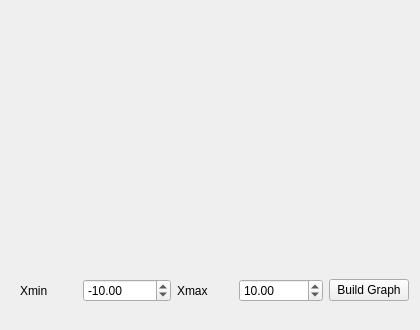
<?xml version="1.0" encoding="UTF-8"?>
<ui version="4.0">
 <class>ViewGraph</class>
 <widget class="QWidget" name="ViewGraph">
  <property name="geometry">
   <rect>
    <x>0</x>
    <y>0</y>
    <width>420</width>
    <height>330</height>
   </rect>
  </property>
  <property name="windowTitle">
   <string>ViewGraph</string>
  </property>
  <widget class="QCustomPlot" name="graph" native="true">
   <property name="geometry">
    <rect>
     <x>50</x>
     <y>30</y>
     <width>291</width>
     <height>221</height>
    </rect>
   </property>
   <widget class="QLabel" name="label_error">
    <property name="geometry">
     <rect>
      <x>95</x>
      <y>175</y>
      <width>111</width>
      <height>20</height>
     </rect>
    </property>
    <property name="text">
     <string/>
    </property>
   </widget>
  </widget>
  <widget class="QWidget" name="horizontalLayoutWidget">
   <property name="geometry">
    <rect>
     <x>20</x>
     <y>270</y>
     <width>389</width>
     <height>41</height>
    </rect>
   </property>
   <layout class="QHBoxLayout" name="horizontalLayout">
    <item>
     <widget class="QLabel" name="label_Xmin">
      <property name="text">
       <string>Xmin</string>
      </property>
     </widget>
    </item>
    <item>
     <widget class="QDoubleSpinBox" name="doubleSpinBox_Xmin">
      <property name="minimum">
       <double>-999999.000000000000000</double>
      </property>
      <property name="maximum">
       <double>0.000000000000000</double>
      </property>
      <property name="value">
       <double>-10.000000000000000</double>
      </property>
     </widget>
    </item>
    <item>
     <widget class="QLabel" name="label_Xmax">
      <property name="text">
       <string>Xmax</string>
      </property>
     </widget>
    </item>
    <item>
     <widget class="QDoubleSpinBox" name="doubleSpinBox_Xmax">
      <property name="maximum">
       <double>999999.000000000000000</double>
      </property>
      <property name="value">
       <double>10.000000000000000</double>
      </property>
     </widget>
    </item>
    <item>
     <widget class="QPushButton" name="pushButton_build_graph">
      <property name="text">
       <string>Build Graph</string>
      </property>
     </widget>
    </item>
   </layout>
  </widget>
 </widget>
 <customwidgets>
  <customwidget>
   <class>QCustomPlot</class>
   <extends>QWidget</extends>
   <header>qcustomplot.h</header>
   <container>1</container>
  </customwidget>
 </customwidgets>
 <resources/>
 <connections/>
</ui>
